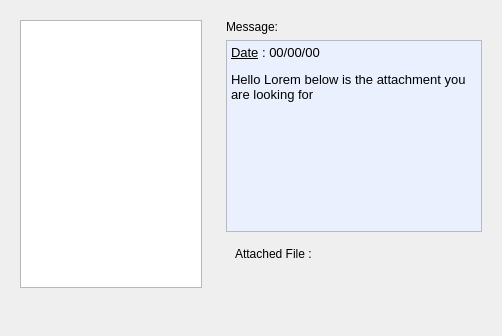
                 <widget class="QWidget" name="tab_13">
                  <attribute name="title">
                   <string>Inbox</string>
                  </attribute>
                  <layout class="QHBoxLayout" name="horizontalLayout_13">
                   <item>
                    <widget class="QWidget" name="widget_39" native="true">
                     <property name="minimumSize">
                      <size>
                       <width>200</width>
                       <height>0</height>
                      </size>
                     </property>
                     <property name="maximumSize">
                      <size>
                       <width>200</width>
                       <height>16777215</height>
                      </size>
                     </property>
                     <layout class="QVBoxLayout" name="verticalLayout_20">
                      <item>
                       <widget class="QListWidget" name="listWidget_5"/>
                      </item>
                      <item>
                       <widget class="QPushButton" name="pushButton_48">
                        <property name="maximumSize">
                         <size>
                          <width>40</width>
                          <height>16777215</height>
                         </size>
                        </property>
                        <property name="toolTip">
                         <string>&lt;html&gt;&lt;head/&gt;&lt;body&gt;&lt;p&gt;Delete message&lt;/p&gt;&lt;/body&gt;&lt;/html&gt;</string>
                        </property>
                        <property name="text">
                         <string/>
                        </property>
                        <property name="icon">
                         <iconset resource="icons.qrc">
                          <normaloff>:/icons/_delete-bin.png</normaloff>:/icons/_delete-bin.png</iconset>
                        </property>
                        <property name="iconSize">
                         <size>
                          <width>25</width>
                          <height>25</height>
                         </size>
                        </property>
                        <property name="flat">
                         <bool>true</bool>
                        </property>
                       </widget>
                      </item>
                     </layout>
                    </widget>
                   </item>
                   <item>
                    <widget class="QWidget" name="widget_41" native="true">
                     <layout class="QVBoxLayout" name="verticalLayout_21">
                      <item>
                       <widget class="QLabel" name="label_5">
                        <property name="text">
                         <string>Message:</string>
                        </property>
                       </widget>
                      </item>
                      <item>
                       <widget class="QTextBrowser" name="textBrowser_2">
                        <property name="font">
                         <font>
                          <family>Segoe UI</family>
                         </font>
                        </property>
                        <property name="styleSheet">
                         <string notr="true">background-color: rgb(235, 240, 255);</string>
                        </property>
                        <property name="html">
                         <string>&lt;!DOCTYPE HTML PUBLIC &quot;-//W3C//DTD HTML 4.0//EN&quot; &quot;http://www.w3.org/TR/REC-html40/strict.dtd&quot;&gt;
&lt;html&gt;&lt;head&gt;&lt;meta name=&quot;qrichtext&quot; content=&quot;1&quot; /&gt;&lt;style type=&quot;text/css&quot;&gt;
p, li { white-space: pre-wrap; }
&lt;/style&gt;&lt;/head&gt;&lt;body style=&quot; font-family:'Segoe UI'; font-size:8.25pt; font-weight:400; font-style:normal;&quot;&gt;
&lt;p style=&quot; margin-top:12px; margin-bottom:12px; margin-left:0px; margin-right:0px; -qt-block-indent:0; text-indent:0px;&quot;&gt;&lt;span style=&quot; font-size:10pt; text-decoration: underline;&quot;&gt;Date&lt;/span&gt;&lt;span style=&quot; font-size:10pt;&quot;&gt; : 00/00/00&lt;/span&gt;&lt;/p&gt;
&lt;p style=&quot; margin-top:12px; margin-bottom:12px; margin-left:0px; margin-right:0px; -qt-block-indent:0; text-indent:0px;&quot;&gt;&lt;span style=&quot; font-size:10pt;&quot;&gt;Hello Lorem below is the attachment you are looking for&lt;/span&gt;&lt;/p&gt;
&lt;p style=&quot;-qt-paragraph-type:empty; margin-top:12px; margin-bottom:12px; margin-left:0px; margin-right:0px; -qt-block-indent:0; text-indent:0px; font-size:10pt;&quot;&gt;&lt;br /&gt;&lt;/p&gt;&lt;/body&gt;&lt;/html&gt;</string>
                        </property>
                       </widget>
                      </item>
                      <item>
                       <widget class="QWidget" name="widget_90" native="true">
                        <property name="minimumSize">
                         <size>
                          <width>0</width>
                          <height>30</height>
                         </size>
                        </property>
                        <layout class="QVBoxLayout" name="verticalLayout_44">
                         <item>
                          <widget class="QLabel" name="label_22">
                           <property name="font">
                            <font>
                             <family>Segoe UI</family>
                             <pointsize>9</pointsize>
                            </font>
                           </property>
                           <property name="text">
                            <string>Attached File : </string>
                           </property>
                          </widget>
                         </item>
                         <item>
                          <widget class="QWidget" name="widget_52" native="true">
                           <property name="minimumSize">
                            <size>
                             <width>0</width>
                             <height>40</height>
                            </size>
                           </property>
                           <property name="maximumSize">
                            <size>
                             <width>16777215</width>
                             <height>40</height>
                            </size>
                           </property>
                           <layout class="QHBoxLayout" name="horizontalLayout_21">
                            <item>
                             <widget class="QPushButton" name="pushButton_33">
                              <property name="maximumSize">
                               <size>
                                <width>40</width>
                                <height>16777215</height>
                               </size>
                              </property>
                              <property name="font">
                               <font>
                                <family>Segoe UI</family>
                                <pointsize>9</pointsize>
                               </font>
                              </property>
                              <property name="toolTip">
                               <string>&lt;html&gt;&lt;head/&gt;&lt;body&gt;&lt;p&gt;View Attachment&lt;/p&gt;&lt;/body&gt;&lt;/html&gt;</string>
                              </property>
                              <property name="styleSheet">
                               <string notr="true">background-color: rgb(85, 85, 127);
color: rgb(255, 255, 255);</string>
                              </property>
                              <property name="text">
                               <string/>
                              </property>
                              <property name="icon">
                               <iconset resource="icons.qrc">
                                <normaloff>:/icons/view.png</normaloff>:/icons/view.png</iconset>
                              </property>
                              <property name="iconSize">
                               <size>
                                <width>22</width>
                                <height>22</height>
                               </size>
                              </property>
                              <property name="flat">
                               <bool>true</bool>
                              </property>
                             </widget>
                            </item>
                            <item>
                             <widget class="QPushButton" name="pushButton_35">
                              <property name="minimumSize">
                               <size>
                                <width>40</width>
                                <height>0</height>
                               </size>
                              </property>
                              <property name="maximumSize">
                               <size>
                                <width>40</width>
                                <height>16777215</height>
                               </size>
                              </property>
                              <property name="toolTip">
                               <string>&lt;html&gt;&lt;head/&gt;&lt;body&gt;&lt;p&gt;Download Attachement&lt;/p&gt;&lt;/body&gt;&lt;/html&gt;</string>
                              </property>
                              <property name="text">
                               <string/>
                              </property>
                              <property name="icon">
                               <iconset resource="icons.qrc">
                                <normaloff>:/icons/download.png</normaloff>:/icons/download.png</iconset>
                              </property>
                              <property name="iconSize">
                               <size>
                                <width>25</width>
                                <height>25</height>
                               </size>
                              </property>
                              <property name="flat">
                               <bool>true</bool>
                              </property>
                             </widget>
                            </item>
                            <item>
                             <widget class="QWidget" name="widget_59" native="true"/>
                            </item>
                           </layout>
                          </widget>
                         </item>
                        </layout>
                       </widget>
                      </item>
                     </layout>
                    </widget>
                   </item>
                  </layout>
                 </widget>
